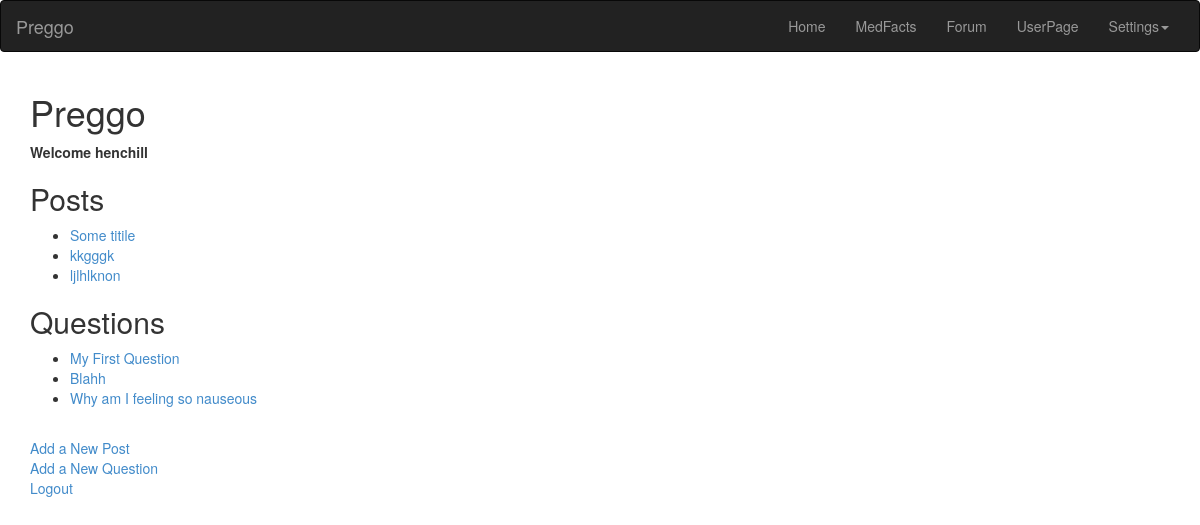
The app's page /preggo/ (signed in) with its own data.
### preggo/models.py (models this page shows, shortened)
class Post(models.Model):
	user = models.ForeignKey(User)
	title = models.CharField(max_length = 128)
	content = models.TextField()
	upvotes = models.IntegerField(default=0)
	downvotes = models.IntegerField(default=0)

class Question(models.Model):
	user = models.ForeignKey(User)
	title = models.CharField(max_length = 128)
	content = models.TextField()
	upvotes = models.IntegerField(default=0)
	downvotes = models.IntegerField(default=0)

### preggo/views.py (the view)
@login_required
def index(request):
	context = RequestContext(request)
	context_dict = {}
	if (request.user.is_authenticated()):
		post_list = request.user.post_set.all()
		question_list = request.user.question_set.all()
		context_dict['posts']  = post_list
		context_dict['questions'] = question_list
		for post in post_list:
			post.url = post.title.replace(' ', '_')
		for quest in question_list:
			quest.url = quest.title.replace(' ', '_')
	return render_to_response('preggo/index.html', context_dict, context)

### templates/preggo/index.html (shortened to what this page needs)
{% extends "preggo/base.html" %}
{% load static %}
{% block content %}
	<h1>Preggo</h1>
	{% if user.is_authenticated %}
		<strong>Welcome {{ user.username }}</strong>
		<h2>Posts</h2>
		{% if posts %}
			<ul>
				{% for post in posts %}
				<li><a href="/preggo/post/{{post.url}}"> {{post.title}}</a></li>
				{% endfor %}
			</ul>
		{% else %}
			<strong>No posts to display</strong>
		{% endif %}
		<h2>Questions</h2>
		{% if questions %}
			<ul>
				{% for quest in questions %}
				<li><a href="/preggo/question/{{quest.url}}">{{quest.title}}</a></li>
				{% endfor %}
			</ul>
		{% else %}
			<strong>No questions to display</strong>
		{% endif %}
		<br>
		<a href="/preggo/add_post/">Add a New Post</a><br>
		<a href="/preggo/add_question/">Add a New Question</a><br>
		<a href="/preggo/logout">Logout</a><br>
	{% else %}
		<strong>You're not signed in</strong><br>
		<a href="/preggo/signup">Sign Up</a><br>
		<a href="/preggo/login">Log In</a><br>
	{% endif %}
{% endblock %}

### records on screen
Post: title "Some titile"
Post: title "kkgggk"
Post: title "ljlhlknon"
Question: title "My First Question"
Question: title "Blahh"
Question: title "Why am I feeling so nauseous"

### other values on screen
{{ user.username }} "henchill"
